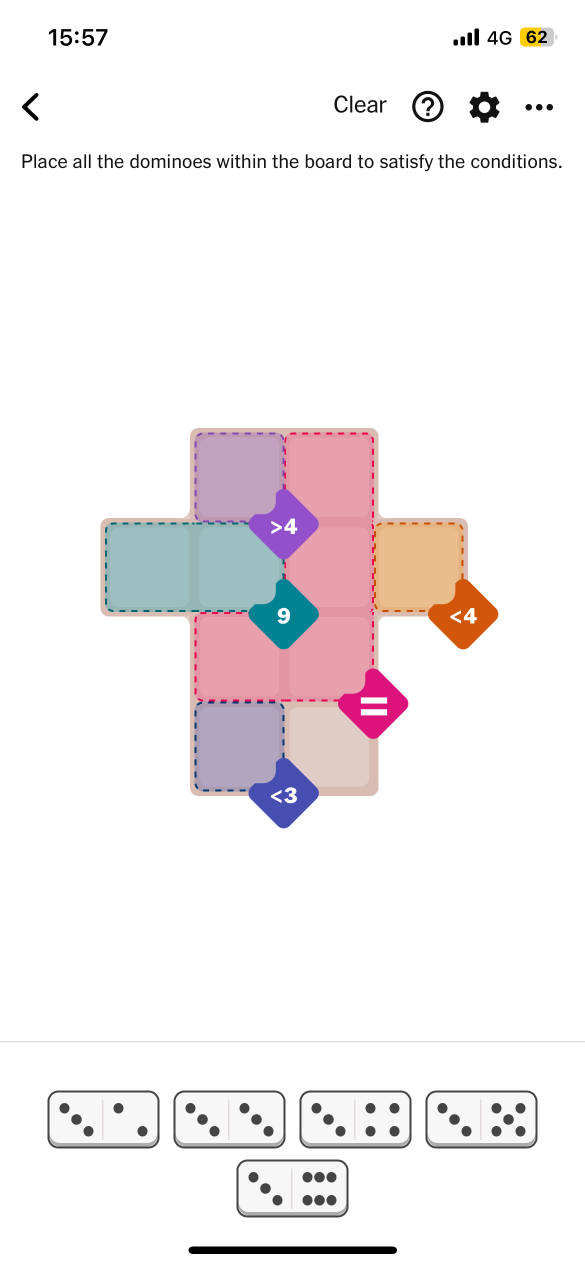
#> input picture data/samples/IMG_0653 2.PNG, 1170 x 2532 px (shown at 1/2 size)
$ python -i board_crop.py   (imports and definitions only)
#> lines starting #> are read from the running program, lines starting #| are printed output that depends on the picture; after the words box and inside, x2 and y2 are one past the last pixel; in counts of white or black regions, pixels touching at a corner belong together
# Vision/board_cropy.py
import cv2
import numpy as np
from typing import List, Tuple, Literal

PAD_FRAC = 0  # padding around crops

def _clip(v, lo, hi): return max(lo, min(hi, v))

def _white_mask_lab(bgr: np.ndarray) -> np.ndarray:
    """Very robust white mask using LAB (white ~ high L, a≈128, b≈128)."""
    lab = cv2.cvtColor(bgr, cv2.COLOR_BGR2LAB)
    L, A, B = cv2.split(lab)
    # thresholds tuned for screenshots (bright backgrounds, pastel boards)
    white = (L >= 215) & (np.abs(A.astype(np.int16) - 128) <= 10) & (np.abs(B.astype(np.int16) - 128) <= 12)
    return white.astype(np.uint8) * 255

def _candidate_boxes(bgr: np.ndarray,
                     min_area_ratio: float,
                     center_band: float,
                     aspect_max: float) -> List[Tuple[int,int,int,int]]:
    H, W = bgr.shape[:2]
    # Non-white regions → components
    non_white = cv2.bitwise_not(_white_mask_lab(bgr))
    # Morphology to fuse puzzle tiles and badges
    non_white = cv2.morphologyEx(non_white, cv2.MORPH_CLOSE, np.ones((17,17), np.uint8))
    non_white = cv2.morphologyEx(non_white, cv2.MORPH_OPEN,  np.ones((7,7),  np.uint8))
    contours, _ = cv2.findContours(non_white, cv2.RETR_EXTERNAL, cv2.CHAIN_APPROX_SIMPLE)

    total = H * W
    cx_img, cy_img = W*0.5, H*0.5
    band_w, band_h = W*(center_band/2), H*(center_band/2)

    boxes = []
    for c in contours:
        x,y,w,h = cv2.boundingRect(c)
        if (w*h)/total < min_area_ratio:
            continue
        ar = max(w,h) / max(1, min(w,h))
        if ar > aspect_max:  # filters out long trays/footers
            continue
        cx, cy = x + w/2, y + h/2
        if not (abs(cx - cx_img) <= band_w and abs(cy - cy_img) <= band_h):
            continue
        boxes.append((x,y,w,h))
    return boxes

def _grid_score(bgr: np.ndarray, box: Tuple[int,int,int,int]) -> float:
    """
    Score how 'grid-like' a box is:
      - Canny edges
      - HoughLinesP to count near-vertical & near-horizontal segments
      - score ~ (#vert * #horiz) normalized by area
    """
    x,y,w,h = box
    roi = bgr[y:y+h, x:x+w]
    if roi.size == 0: return 0.0

    # Downscale for speed, keep aspect
    scale = 800 / max(roi.shape[0], roi.shape[1])
    if scale < 1.0:
        roi_small = cv2.resize(roi, (int(roi.shape[1]*scale), int(roi.shape[0]*scale)), interpolation=cv2.INTER_AREA)
    else:
        roi_small = roi

    gray = cv2.cvtColor(roi_small, cv2.COLOR_BGR2GRAY)
    gray = cv2.GaussianBlur(gray, (5,5), 0)
    edges = cv2.Canny(gray, 40, 120)

    # Slight dilation to bridge dotted borders
    edges = cv2.dilate(edges, np.ones((2,2), np.uint8), iterations=1)

    # Line detection
    lines = cv2.HoughLinesP(edges, rho=1, theta=np.pi/180, threshold=30,
                            minLineLength=max(10, int(0.06*max(edges.shape))),
                            maxLineGap=int(0.03*max(edges.shape)))
    if lines is None:
        return 0.0

    v_cnt = 0
    h_cnt = 0
    for l in lines[:,0,:]:
        x1,y1,x2,y2 = l
        dx, dy = x2-x1, y2-y1
        ang = np.degrees(np.arctan2(dy, dx))
        ang = (ang + 180) % 180  # 0..180
        if min(abs(ang-0), abs(ang-180)) <= 10: h_cnt += 1     # near horizontal
        if abs(ang-90) <= 10:                                  # near vertical
            v_cnt += 1

    area_norm = (w*h) / 1e6  # soft normalization, avoids bias to huge boxes
    # Require both directions (a grid needs both)
    if v_cnt == 0 or h_cnt == 0:
        return 0.0

    return (v_cnt * h_cnt) / max(1e-3, area_norm)

def crop_puzzle_boards(
    image_path: str,
    *,
    mode: Literal["separate","union"] = "separate",
    min_area_ratio: float = 0.006,   # permissive enough for small phone boards
    center_band: float = 0.92,       # allow boards offset vertically/horizontally
    aspect_max: float = 3.8,         # filter out trays/footers
    keep_top_k: int = 4,             # up to 4 boards if ever present
    score_threshold: float = 8.0     # minimal grid score to accept as a board
) -> Tuple[List[np.ndarray], List[Tuple[int,int,int,int]]]:
    """
    Grid-aware multi-board cropping for NYT Pips screenshots.
    Returns list of RGB crops and their boxes in original coords.
    """
#> called with image_path = '../data/samples/IMG_0653 2.PNG', mode = 'separate', min_area_ratio = 0.006, center_band = 0.92, aspect_max = 3.8, keep_top_k = 4, score_threshold = 8
    bgr = cv2.imread(image_path)
#> bgr is the input picture: shape (2532, 1170, 3); mean B, G, R 240.5, 239.1, 243.6
    if bgr is None:
        raise FileNotFoundError(f"Could not read image: {image_path}")
    H, W = bgr.shape[:2]

    # 1) Find plausible non-white components near the center
    candidates = _candidate_boxes(bgr, min_area_ratio, center_band, aspect_max)
#> in _white_mask_lab, `L, A, B = cv2.split(lab)`:
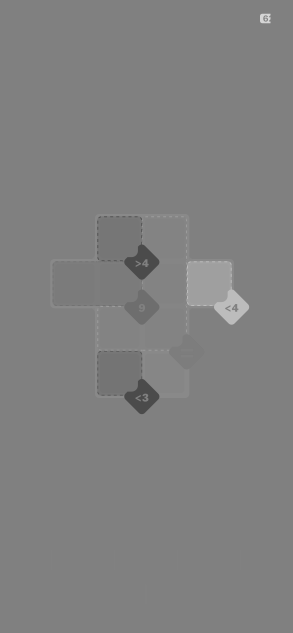
#> B: shape (2532, 1170) (shown at 1/4 size); min 74, max 213, mean 128.1
#> in _white_mask_lab, `white = (L >= 215) & (np.abs(A.astype(np.int16) - 128) <= 10) & (np.ab..`:
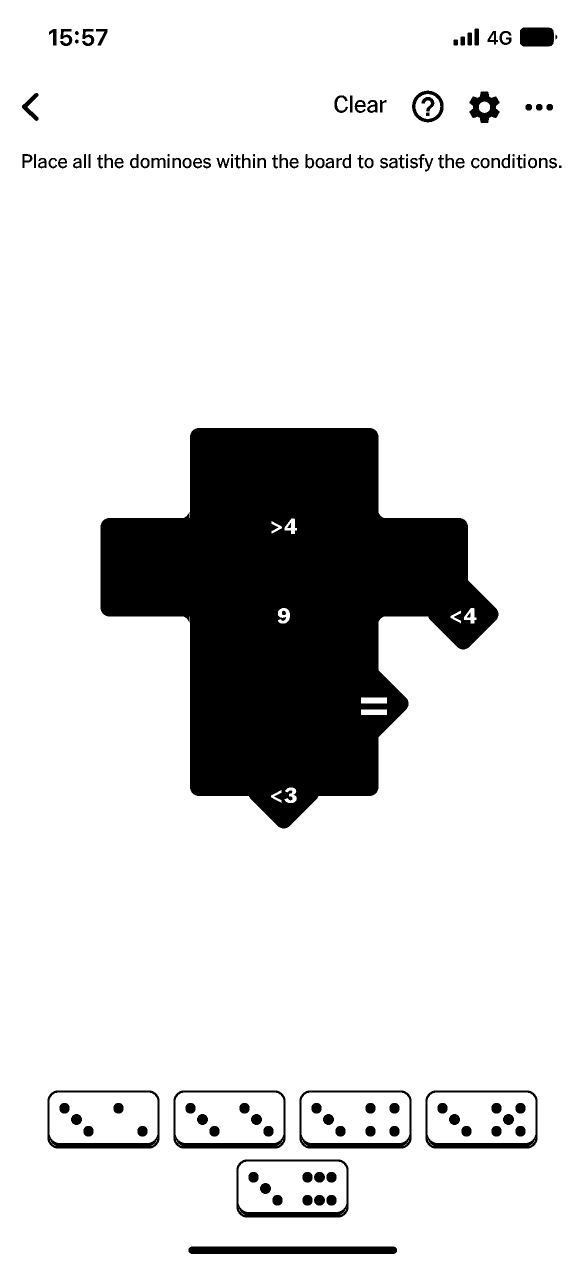
#> white: shape (2532, 1170) bool (shown at 1/2 size); 85.8% white; 134 black regions (6 under 20 px), largest, box (x1, y1, x2, y2) and area: (201, 856, 997, 1657) 361403, (377, 2493, 794, 2508) 6211, (95, 2181, 319, 2297) 4092
#> in _candidate_boxes, `non_white = cv2.morphologyEx(non_white, cv2.MORPH_OPEN,  np.ones((7,7)..`:
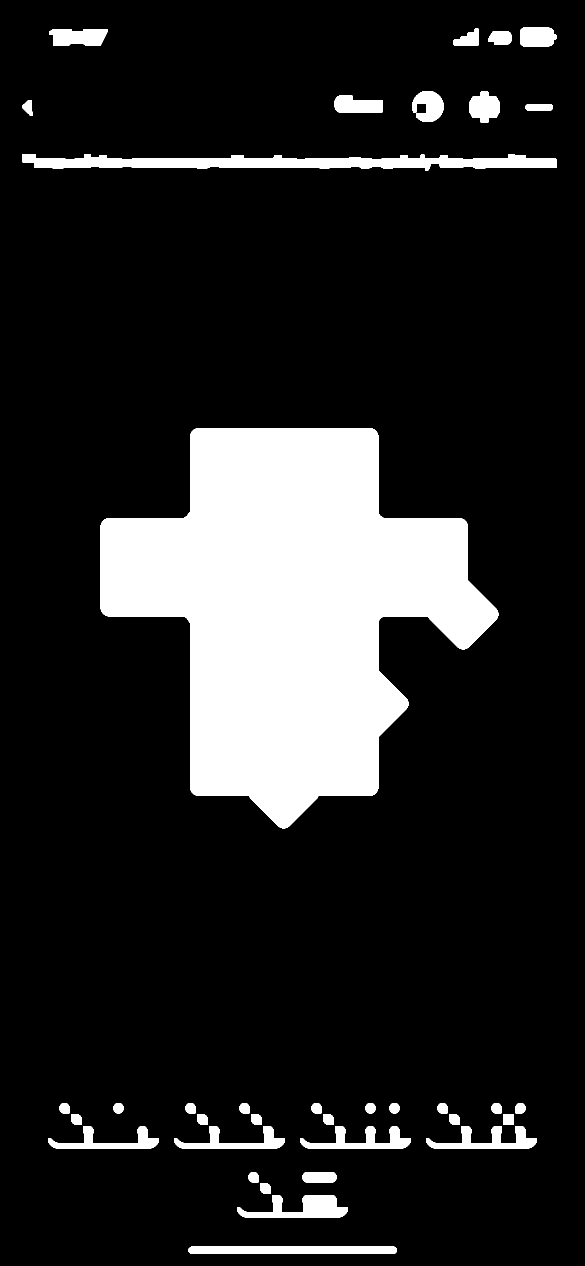
#> non_white: shape (2532, 1170) (shown at 1/2 size); 14.9% white; 36 white regions
#> in _candidate_boxes, `contours, _ = cv2.findContours(non_white, cv2.RETR_EXTERNAL, cv2.CHAIN..`: contours = 36 contours; largest, box (x1, y1, x2, y2) and area: (201, 856, 997, 1657) 363632, (45, 308, 1114, 341) 20612, (377, 2493, 794, 2508) 5788, (474, 2390, 696, 2435) 5144, (852, 2252, 1074, 2297) 4084
#> the loop in _candidate_boxes, `for c in contours:` made 36 passes
#> (x, y, w, h) on passes 1 to 8: (377, 2493, 417, 15), (474, 2390, 222, 45), (520, 2366, 22, 22), (605, 2344, 68, 21), (497, 2344, 20, 21), (852, 2252, 222, 45), (600, 2252, 222, 45), (348, 2252, 222, 45)
#> after the loop in _candidate_boxes, `for c in contours:`: boxes = [(201, 856, 796, 801)]
#> candidates = [(201, 856, 796, 801)]
    if not candidates:
        # Fallback: loosen center/area a bit and retry once
        candidates = _candidate_boxes(bgr, min_area_ratio*0.6, 0.98, aspect_max+0.5)
    if not candidates:
        raise ValueError("No board-like regions found.")

    # 2) Score each by grid-ness
    scored = [(box, _grid_score(bgr, box)) for box in candidates]
#> in _grid_score, `gray = cv2.cvtColor(roi_small, cv2.COLOR_BGR2GRAY)`:
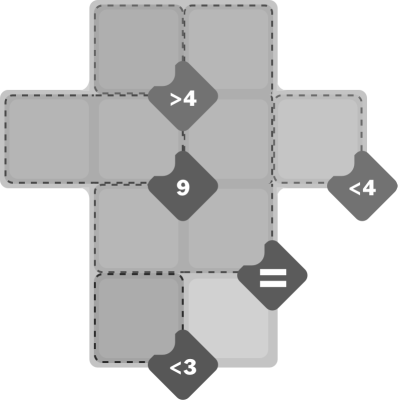
#> gray: shape (800, 795) (shown at 1/2 size); min 45, max 255, mean 206.8
#> in _grid_score, `edges = cv2.dilate(edges, np.ones((2,2), np.uint8), iterations=1)`:
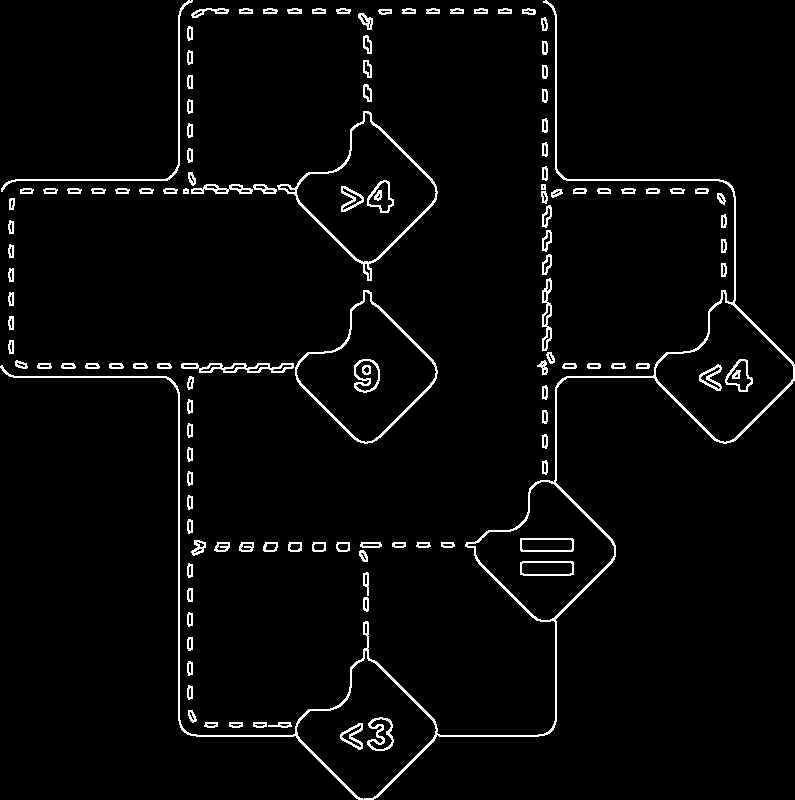
#> edges: shape (800, 795); 3.3% white in thin lines or dots
#> in _grid_score, `lines = cv2.HoughLinesP(edges, rho=1, theta=np.pi/180, threshold=30, m..`: lines = 186 rows, first 6: [179, 724, 179, 392], [178, 720, 178, 389], [555, 196, 555, 11], [373, 799, 438, 734], [556, 196, 556, 14], [547, 481, 547, 1]
#> the loop in _grid_score, `for l in lines[:,0,:]:` made 186 passes
#> (x1, y1, x2, y2, dx, dy, ang) on passes 1 to 8: (179, 724, 179, 392, 0, -332, 90), (178, 720, 178, 389, 0, -331, 90), (555, 196, 555, 11, 0, -185, 90), (373, 799, 438, 734, 65, -65, 135), (556, 196, 556, 14, 0, -182, 90), (547, 481, 547, 1, 0, -480, 90), (542, 481, 542, 18, 0, -463, 90), (546, 481, 546, 0, 0, -481, 90)
    # Keep only those with meaningful grid score
    keep = [(box, sc) for (box, sc) in scored if sc >= score_threshold]
    if not keep:
        # Fallback: take top 2 by score anyway (handles very faint grids)
        keep = sorted(scored, key=lambda t: t[1], reverse=True)[:2]

    # Sort top candidates by score (desc), then by y,x for stable naming
    keep = sorted(keep, key=lambda t: (-t[1], t[0][1], t[0][0]))[:keep_top_k]

    # 3) Build crops
    def pad_box(x,y,w,h):
        pad = int(round(PAD_FRAC * max(W, H)))
        x1 = _clip(x - pad, 0, W-1)
        y1 = _clip(y - pad, 0, H-1)
        x2 = _clip(x + w + pad, 0, W)
        y2 = _clip(y + h + pad, 0, H)
        return x1,y1,x2,y2

    boxes = [b for (b, _) in keep]
    if mode == "union" and len(boxes) > 1:
        x1 = min(b[0] for b in boxes)
        y1 = min(b[1] for b in boxes)
        x2 = max(b[0]+b[2] for b in boxes)
        y2 = max(b[1]+b[3] for b in boxes)
        x1,y1,x2,y2 = pad_box(x1,y1,x2-x1,y2-y1)
        crop = cv2.cvtColor(bgr[y1:y2, x1:x2], cv2.COLOR_BGR2RGB)
        return [crop], [(x1,y1,x2-x1,y2-y1)]

    crops = []
    out_boxes: List[Tuple[int,int,int,int]] = []
    for (x,y,w,h) in boxes:
        x1,y1,x2,y2 = pad_box(x,y,w,h)
        crops.append(cv2.cvtColor(bgr[y1:y2, x1:x2], cv2.COLOR_BGR2RGB))
        out_boxes.append((x1,y1,x2-x1,y2-y1))
#> this loop made 1 pass
    return crops, out_boxes


# [141 lines left out: function detect_dominoes, not called in this run]

>>> result = crop_puzzle_boards('../data/samples/IMG_0653 2.PNG')

$ run again, on data/samples/IMG_0654.PNG
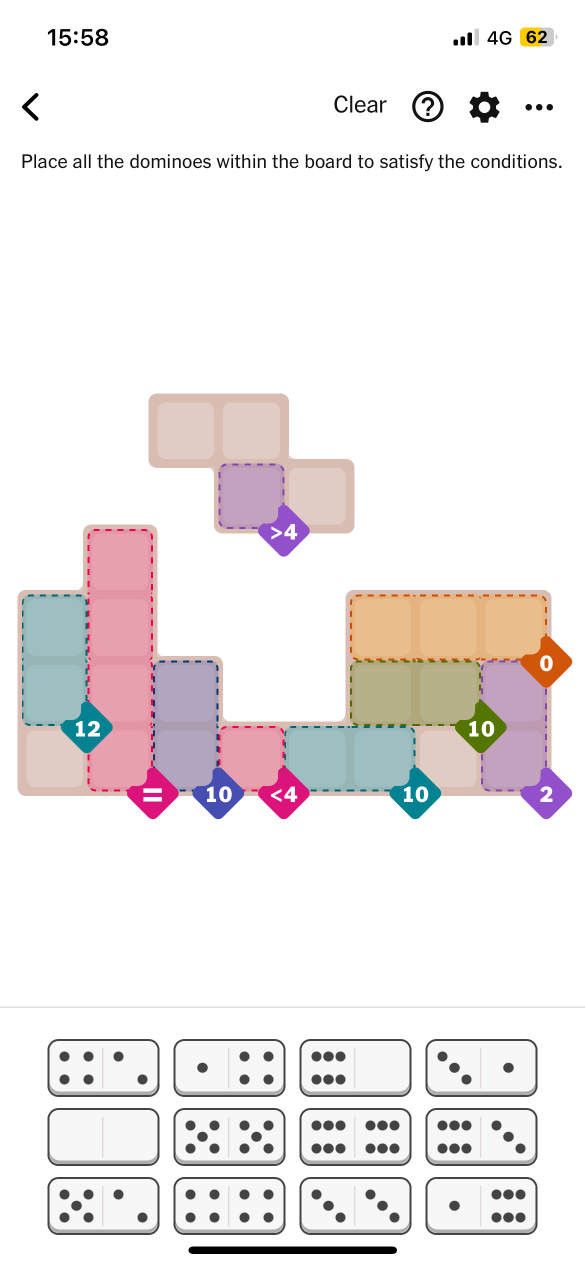
#> input picture data/samples/IMG_0654.PNG, 1170 x 2532 px (shown at 1/2 size)
#> in crop_puzzle_boards, bgr is the input picture: shape (2532, 1170, 3); mean B, G, R 234.5, 234.3, 238.8
#> lab: shape (2532, 1170, 3); mean of channels 0, 1, 2 237.2, 129.8, 128.7
#> white: shape (2532, 1170) bool; 80.6% white; 190 black regions (6 under 20 px), largest, box (x1, y1, x2, y2) and area: (35, 1049, 1145, 1639) 388319, (297, 787, 709, 1114) 82685, (377, 2493, 794, 2508) 6211
#> in _candidate_boxes, `non_white = cv2.morphologyEx(non_white, cv2.MORPH_OPEN,  np.ones((7,7)..`:
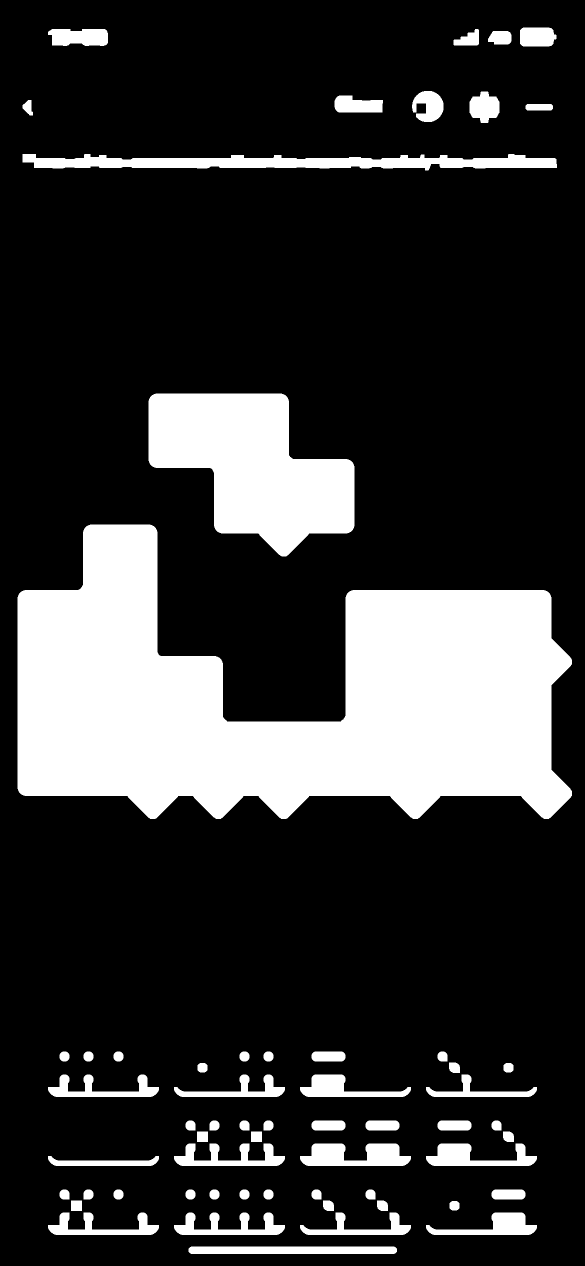
#> non_white: shape (2532, 1170) (shown at 1/2 size); 20.1% white; 60 white regions
#> contours = 60 contours; largest, box (x1, y1, x2, y2) and area: (35, 1049, 1144, 1638) 392390, (297, 787, 709, 1113) 82682, (45, 308, 1114, 341) 20612, (600, 2287, 822, 2332) 6866, (377, 2493, 794, 2508) 5788
#> the loop in _candidate_boxes, `for c in contours:` made 60 passes
#> (x, y, w, h) on passes 1 to 8: (377, 2493, 417, 15), (852, 2425, 222, 45), (600, 2425, 222, 45), (348, 2425, 222, 45), (96, 2425, 222, 45), (899, 2402, 20, 19), (754, 2401, 22, 21), (646, 2401, 22, 21)
#> after the loop in _candidate_boxes, `for c in contours:`: boxes = [(35, 1049, 1109, 589), (297, 787, 412, 326)]
#> lines = 205 rows, first 6: [479, 95, 765, 95], [5, 390, 159, 390], [482, 94, 762, 94], [473, 198, 726, 198], [377, 381, 610, 381], [8, 391, 160, 391]
#> the loop in _grid_score, `for l in lines[:,0,:]:` made 205 passes
#> (x1, y1, x2, y2, dx, dy, ang) on passes 1 to 8: (479, 95, 765, 95, 286, 0, 0), (5, 390, 159, 390, 154, 0, 0), (482, 94, 762, 94, 280, 0, 0), (473, 198, 726, 198, 253, 0, 0), (377, 381, 610, 381, 233, 0, 0), (8, 391, 160, 391, 152, 0, 0), (208, 384, 611, 384, 403, 0, 0), (287, 293, 705, 286, 418, -7, 179)
#> roi: shape (326, 412, 3)
#> in _grid_score (call 2), `edges = cv2.dilate(edges, np.ones((2,2), np.uint8), iterations=1)`:
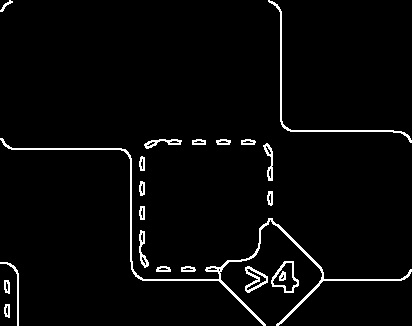
#> edges: shape (326, 412); 3.1% white in thin lines or dots
#> the loop in _grid_score (call 2), `for l in lines[:,0,:]:` made 57 passes
#> l on passes 1 to 8: [8, 148, 126, 150], [140, 279, 220, 279], [255, 280, 298, 280], [280, 41, 281, 124], [131, 264, 220, 271], [290, 131, 401, 131], [342, 279, 379, 280], [280, 9, 281, 97]
#> the loop in crop_puzzle_boards, `for (x,y,w,h) in boxes:` made 2 passes
